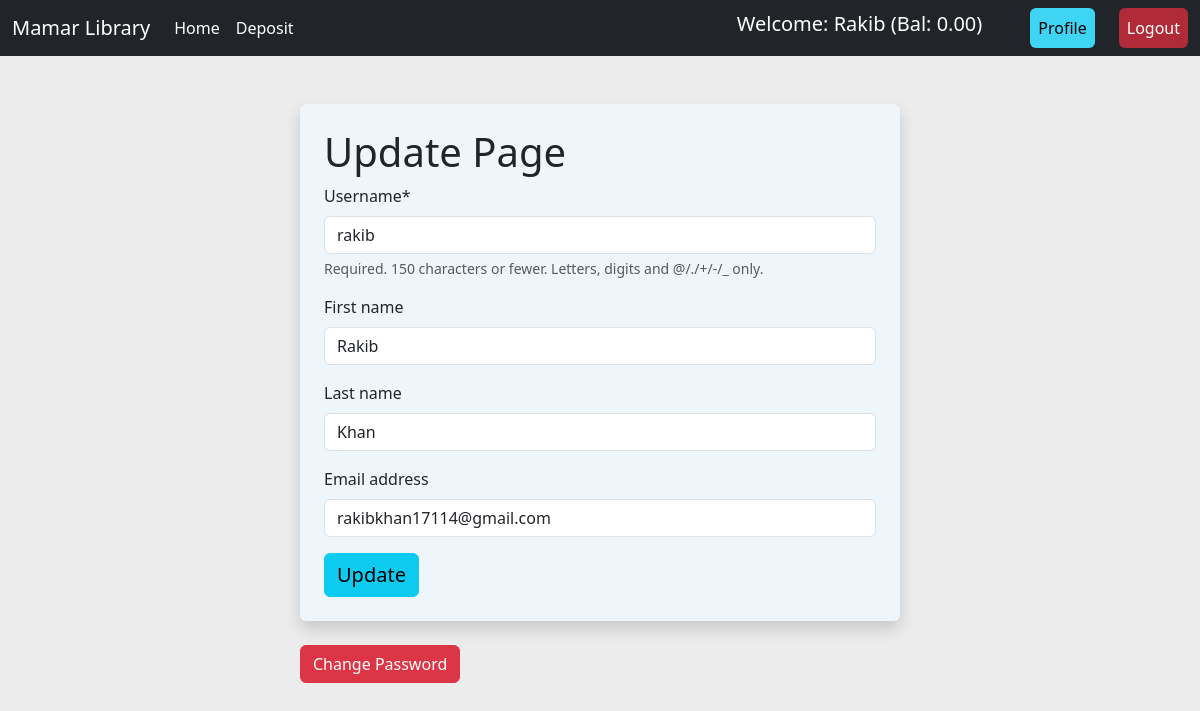
Page /account/edit_profile (signed in) on the committed database.
### account/models.py (models this page shows)
class User(AbstractUser):
    balance = models.DecimalField(decimal_places=2, max_digits=12, default=0)

### account/views.py (the view)
# urls.py: path('edit_profile', views.edit_profile, name='edit_profile'),
@login_required
def edit_profile(request):
    if request.method == 'POST':
        profile_form = ChangeUserData(request.POST, instance=request.user)
        if profile_form.is_valid():
            profile_form.save()
            messages.success(request, 'Profile Updated Successfully')
            return redirect('profile')
    else:
        profile_form = ChangeUserData(instance=request.user)
        return render(request,'account/form.html', {'form': profile_form,'type':'Update'})

### account/forms.py
class ChangeUserData(UserChangeForm):
    password = None
    class Meta:
        model = User
        fields = ['username','first_name','last_name','email']

### account/templates/account/form.html (shortened to what this page needs)
{% extends "base.html" %}
{% block content %}
{% load crispy_forms_tags %}
    <form method="POST" style="width:50%; margin:auto; background-color: #eff6fb;" class="mt-5 shadow p-4 rounded">
        <h1>{{type}} Page</h1>
        {{form | crispy}}
        <input class="btn btn-info fs-5" type="submit" value="{{type}}">
    </form>
    <div class="mt-4" style="width:50%; margin:auto;">
        {% if type == 'Update' %}
    <a class="btn btn-danger" href=" {% url "pass_change" %} ">Change Password</a>
    {% endif %}
    </div>
{% endblock content %}

### core/templates/base.html (shortened to what this page needs)
<!DOCTYPE html>
<html lang="en">
<head>
    <link href="https://cdn.jsdelivr.net/npm/bootstrap@5.3.2/dist/css/bootstrap.min.css" rel="stylesheet">
</head>
<body style="background-color:#ebebebf2">
    <nav class="navbar navbar-expand-lg bg-dark">
        <div class="container-fluid">
          <a class="navbar-brand text-white fs-5" href=" {% url "home" %} ">Mamar Library</a>
          <div class="collapse navbar-collapse" id="navbarSupportedContent">
            <ul class="navbar-nav me-auto mb-2 mb-lg-0">
              <li class="nav-item">
                <a class="nav-link active text-white" aria-current="page" href=" {% url "home" %} ">Home</a>
              </li>
              {% if user.is_authenticated %}
              <li class="nav-item">
                <a class="nav-link active text-white" aria-current="page" href=" {% url "deposit" %} ">Deposit</a>
              </li>
              {% endif %}
            </ul>
            <div class="d-flex" role="search">
                {% if user.is_authenticated %}
                <ul class="navbar-nav me-auto mb-2 mb-lg-0 align-items-center">
                  <li class="nav-item mx-4">
                    <h5 class="text-white"> Welcome: {{user.first_name}} (Bal: {{user.balance}}) </h5>
                  </li>
                  <li class="nav-item mx-4">
                    <a class="nav-link active btn btn-info" aria-current="page" href=" {% url "profile" %} ">Profile</a>
                  </li>
                  <li class="nav-item">
                    <a class="nav-link active btn btn-danger text-white" aria-current="page" href=" {% url "logout" %} ">Logout</a>
                  </li>
                </ul>
                {% endif %}
            </div>
          </div>
        </div>
      </nav>
      {% block content %}
      {% endblock content %}
</body>
</html>

### rows in the picture
User: first_name "Rakib", balance "0.00", username "rakib", last_name "Khan", email "rakibkhan17114@gmail.com"

### other values in the picture
{{ type }} "Update"
